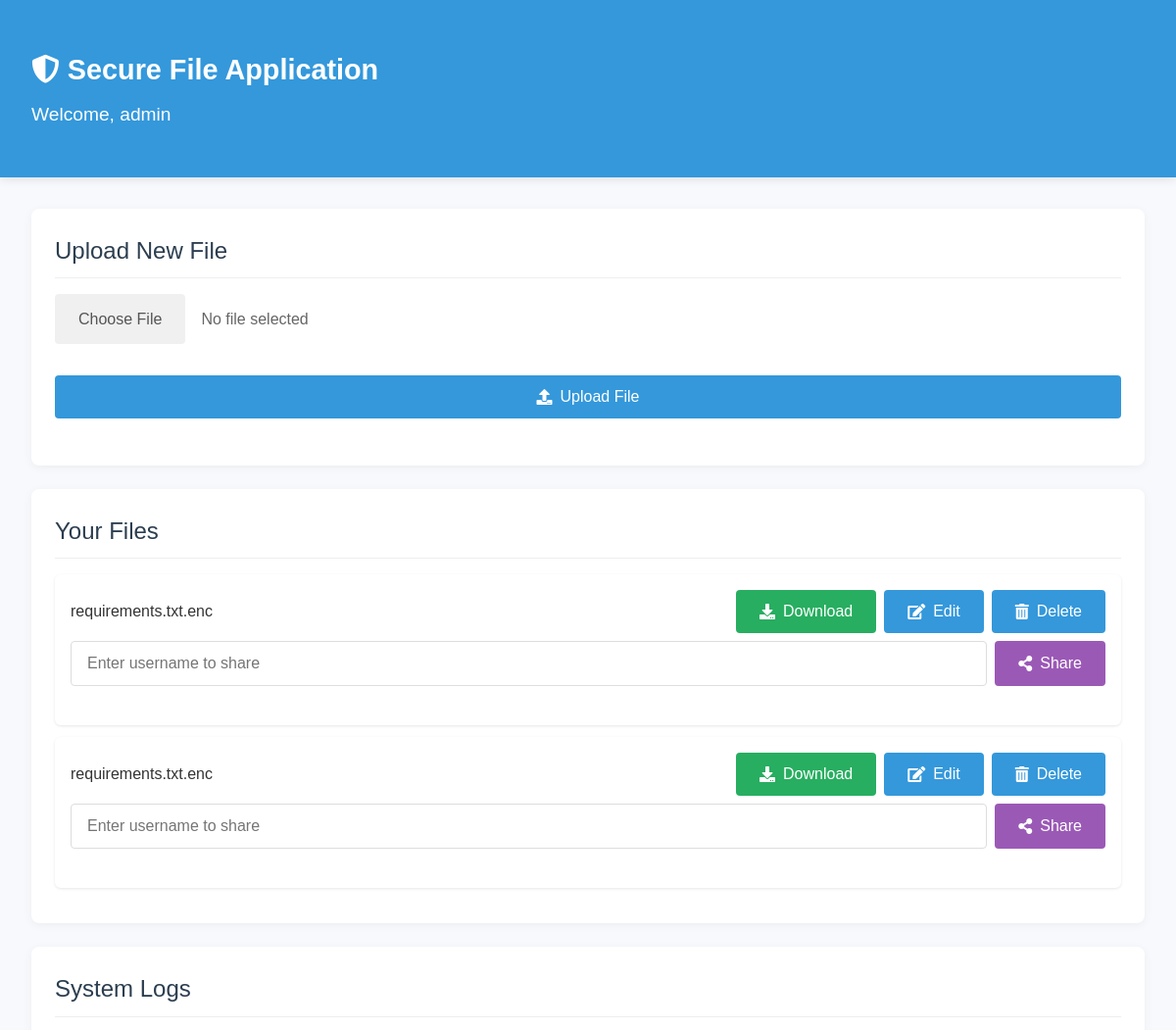
Page / (signed in, upper part) on the earlier database version.
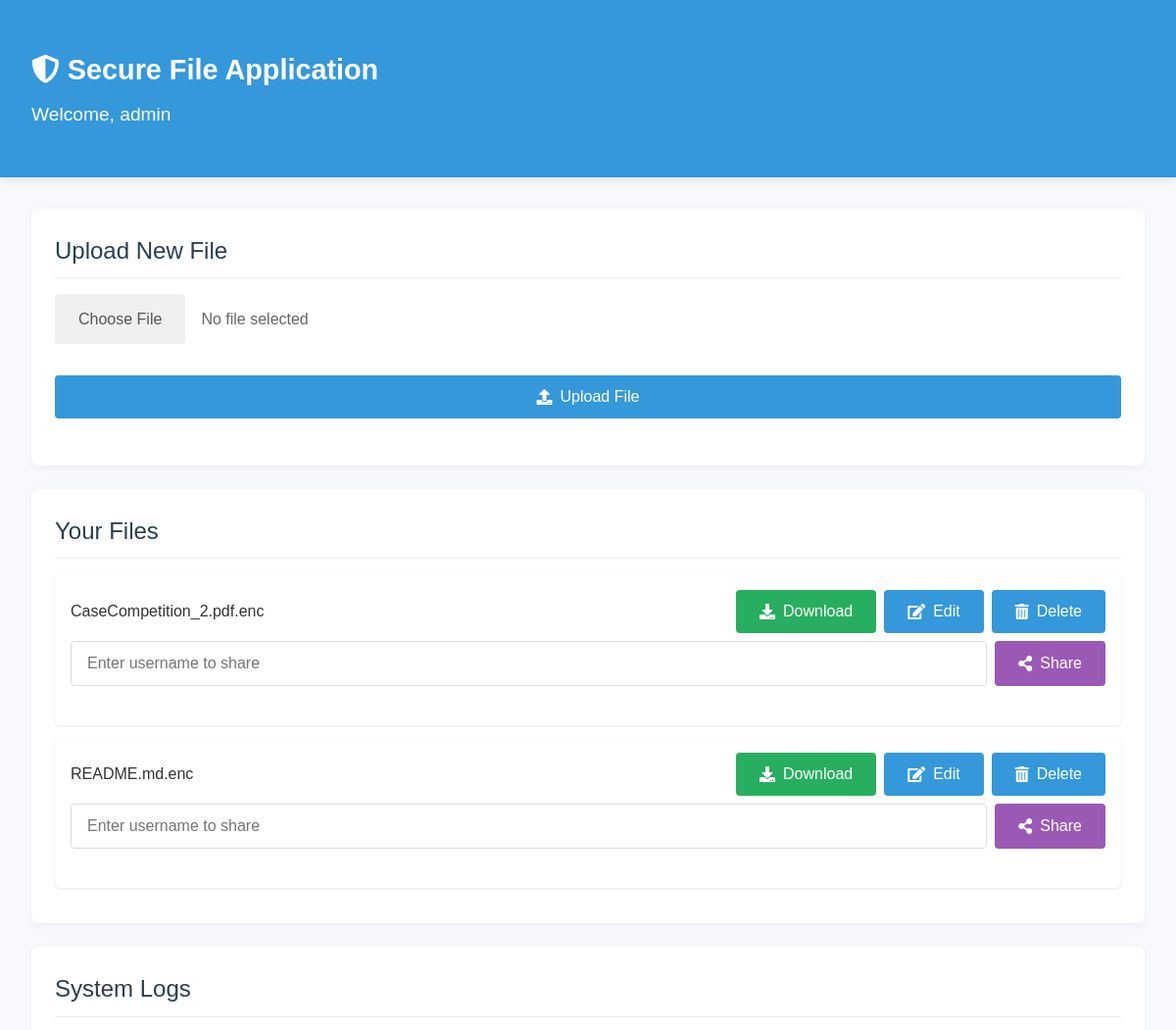
Same page on the later database version.
### tables this page shows
CREATE TABLE users (
            id INTEGER PRIMARY KEY AUTOINCREMENT,
            username TEXT UNIQUE NOT NULL,
            password TEXT NOT NULL,
            public_key TEXT NOT NULL,
            private_key TEXT NOT NULL,
            otp_secret TEXT DEFAULT NULL  -- 新增 OTP 密鑰欄位
        );

CREATE TABLE files (
            id INTEGER PRIMARY KEY AUTOINCREMENT,
            filename TEXT NOT NULL,
            owner_id INTEGER NOT NULL,
            shared_users TEXT DEFAULT '',
            encryption_key TEXT NOT NULL,
            FOREIGN KEY(owner_id) REFERENCES users(id)
        );

### app.py (the view)
@app.route('/')
@login_required
def index():
    conn = sqlite3.connect('database.db')
    c = conn.cursor()
    c.execute('SELECT * FROM files WHERE owner_id = ?', (current_user.id,))
    owned_files = c.fetchall()
    c.execute('''
        SELECT f.*
        FROM files f
        WHERE f.shared_users LIKE ? OR f.shared_users LIKE ? OR f.shared_users LIKE ?
    ''', (f'%{current_user.id},%', f'%,{current_user.id}', f'{current_user.id}'))
    shared_files = c.fetchall()
    file_dict = {file[0]: file for file in owned_files}
    for file in shared_files:
        if file[0] not in file_dict:
            file_dict[file[0]] = file
    files = list(file_dict.values())
    conn.close()
    return render_template('index.html', files=files)

### app.py (called while the page is built)
@login_manager.user_loader
def load_user(user_id):
    conn = sqlite3.connect('database.db')
    c = conn.cursor()
    c.execute('SELECT * FROM users WHERE id = ?', (user_id,))
    user = c.fetchone()
    conn.close()
    if user:
        return User(user[0], user[1])
    return None

### templates/index.html (shortened to what this page needs)
{% extends "base.html" %} {% block title %}My Files{% endblock %} {% block
header %}Welcome, {{ current_user.username }}{% endblock %} {% block content %}
<div class="main-content">
  <div class="card">
    <h3 class="card-title">Upload New File</h3>
    <form id="uploadForm" class="upload-form">
      <div class="file-input-container">
        <label for="fileInput" class="file-input-label">Choose File</label>
        <span id="selectedFileName" class="selected-file-name"
          >No file selected</span
        >
      </div>
      <button type="submit" class="btn btn-primary">
        <i class="fas fa-upload"></i> Upload File
      </button>
    </form>
  </div>
  <div class="card">
    <h3 class="card-title">Your Files</h3>
    {% if files %}
    <ul class="file-list">
      {% for file in files %}
      <li
        class="file-item {% if file[2] != current_user.id %}shared-file{% endif %}"
      >
        <div class="file-info">
          <span class="file-name">{{ file[1] }}</span>
        </div>
        <div class="file-actions">
            <button class="btn download-btn" data-file-id="{{ file[0] }}">
              <i class="fas fa-download"></i> Download
            </button>
            {% if file[2] == current_user.id %}
            <button class="btn edit-btn" data-file-id="{{ file[0] }}">
              <i class="fas fa-edit"></i> Edit
            </button>
            <button class="btn btn-danger delete-btn" data-file-id="{{ file[0] }}">
              <i class="fas fa-trash-alt"></i> Delete
            </button>
            {% endif %}
        </div>
          {% if file[2] == current_user.id %}
          <form
            action="{{ url_for('share_file', file_id=file[0]) }}"
            method="POST"
            class="share-form"
          >
            <input
              type="text"
              name="shared_user"
              placeholder="Enter username to share"
            />
            <button type="submit" class="btn btn-share">
              <i class="fas fa-share-alt"></i> Share
            </button>
          </form>
          {% endif %}
      </li>
      {% endfor %}
    </ul>
    {% endif %}
  </div>
  {% if current_user.username == 'admin' %}
  <div class="card">
    <h3 class="card-title">System Logs</h3>
  </div>
  {% endif %}
</div>
{% endblock %}

### templates/base.html (shortened to what this page needs)
<!DOCTYPE html>
<html lang="en">
  <head>
    <link rel="stylesheet" href="https://cdnjs.cloudflare.com/ajax/libs/font-awesome/5.15.4/css/all.min.css" />
    <link rel="stylesheet" href="{{ url_for('static', filename='styles.css') }}" />
  </head>
  <body>
    <header class="app-header">
      <div class="container">
        <div class="header-content">
          <h1 class="app-title">
            <i class="fas fa-shield-alt"></i> Secure File Application
          </h1>
          <div class="header-subtitle">{% block header %}File Management System{% endblock %}</div>
        </div>
      </div>
    </header>
    <main class="container">
      {% block content %}{% endblock %}
    </main>
  </body>
</html>

### static/styles.css (style rules this page uses)
* { margin: 0; padding: 0; box-sizing: border-box; }
body { font-family: "Noto Sans TC", "PingFang TC", "Microsoft JhengHei", "微軟正黑體", "Heiti TC", "黑體-繁", sans-serif; line-height: 1.6; color: #333; background-color: #f7f9fc; min-height: 100vh; display: flex; flex-direction: column; }
.container { max-width: 1200px; margin: 0 auto; padding: 2rem; width: 100%; }
main.container { flex: 1; }
h1 { font-size: 2.2rem; color: #2c3e50; margin-bottom: 1.5rem; font-weight: 600; }
h3 { font-size: 1.5rem; color: #2c3e50; margin: 1.5rem 0 1rem; font-weight: 500; }
.app-header { background-color: #3498db; color: white; padding: 1rem 0; box-shadow: 0 2px 10px rgba(0, 0, 0, 0.1); }
.header-content { display: flex; flex-direction: column; align-items: flex-start; }
.app-title { font-size: 1.8rem; margin-bottom: 0.5rem; color: white; }
.header-subtitle { font-size: 1.2rem; font-weight: 300; }
.card { background: white; padding: 1.5rem; border-radius: 8px; box-shadow: 0 2px 10px rgba(0, 0, 0, 0.05); margin-bottom: 1.5rem; }
.card-title { margin-top: 0; margin-bottom: 1rem; padding-bottom: 0.5rem; border-bottom: 1px solid #eee; }
form { margin-bottom: 1.5rem; }
label { display: block; margin-bottom: 0.5rem; font-weight: 500; color: #555; }
input[type="text"], input[type="password"], input[type="file"] { width: 100%; padding: 0.8rem 1rem; border: 1px solid #ddd; border-radius: 4px; font-size: 1rem; transition: border-color 0.3s, box-shadow 0.3s; }
.btn { background-color: #3498db; color: white; border: none; padding: 0.8rem 1.5rem; border-radius: 4px; cursor: pointer; font-size: 1rem; font-weight: 500; transition: background-color 0.3s, transform 0.1s; display: inline-flex; align-items: center; justify-content: center; }
.btn i { margin-right: 0.5rem; }
.btn-primary { background-color: #3498db; }
.upload-form { display: flex; flex-direction: column; gap: 1rem; }
.file-input-container { position: relative; display: flex; align-items: center; margin-bottom: 1rem; }
.file-input-label { background-color: #f0f0f0; color: #555; padding: 0.8rem 1.5rem; border-radius: 4px; cursor: pointer; font-weight: 500; transition: background-color 0.3s; display: inline-flex; align-items: center; margin-right: 1rem; margin-bottom: 0; }
.selected-file-name { flex: 1; white-space: nowrap; overflow: hidden; text-overflow: ellipsis; color: #666; }
.file-list { list-style: none; }
.file-item { background: white; padding: 1rem; margin-bottom: 0.8rem; border-radius: 6px; box-shadow: 0 1px 3px rgba(0, 0, 0, 0.1); display: flex; align-items: center; flex-wrap: wrap; transition: transform 0.2s, box-shadow 0.2s; }
.file-name { flex: 1; font-weight: 500; margin-right: 1rem; }
.file-actions { display: flex; align-items: center; flex-wrap: wrap; gap: 0.5rem; }
.download-btn { background-color: #27ae60; }
.share-form { display: flex; margin-top: 0.5rem; width: 100%; }
.share-form input { flex: 1; margin-bottom: 0; margin-right: 0.5rem; }
.btn-share { background-color: #9b59b6; }
.file-info { display: flex; flex: 1; align-items: center; margin-right: 1rem; }

Differences in the rows shown:
removed files: filename "requirements.txt.enc"
removed files: filename "requirements.txt.enc"
added files: filename "CaseCompetition_2.pdf.enc"
added files: filename "README.md.enc"
